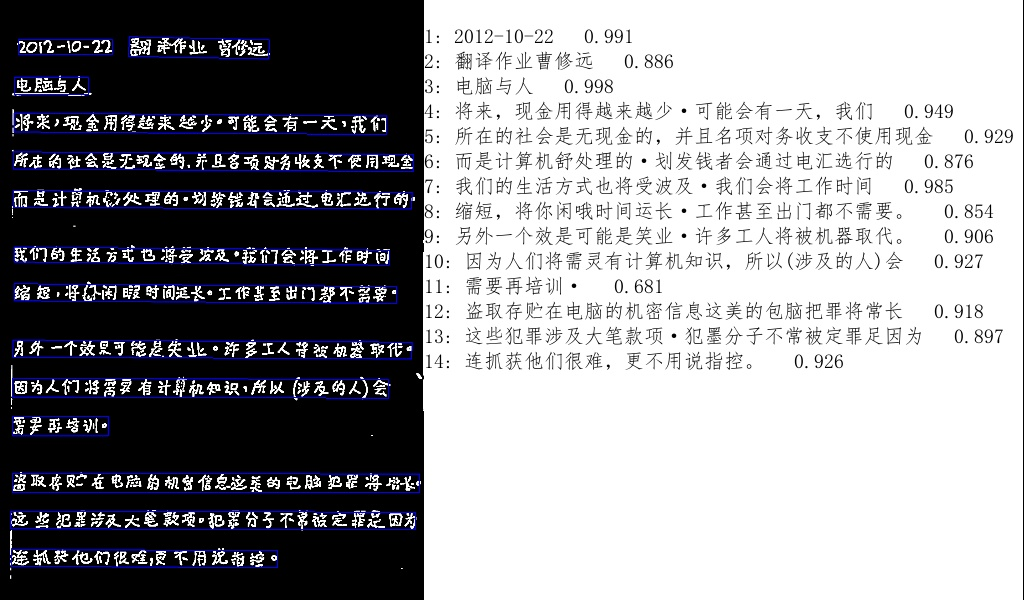
#> input picture image-processing-v2/uploaded_file/2012-10-22-handwriting-small_page1+bounded.jpg, 1024 x 600 px
$ python -i preprocess.py   (imports and definitions only)
#> lines starting #> are read from the running program, lines starting #| are printed output that depends on the picture; after the words box and inside, x2 and y2 are one past the last pixel; in counts of white or black regions, pixels touching at a corner belong together
# === preprocess ===
import cv2
import numpy as np
import os
import threading


def preprocess_image(image_path: str) -> str:
    image = cv2.imread(image_path)
#> image is the input picture: shape (600, 1024, 3); mean B, G, R 155.9, 152.3, 152.3
    if image is None:
        raise FileNotFoundError(f"Image not found or cannot be opened: {image_path}")

    # Grayscale
    gray = cv2.cvtColor(image, cv2.COLOR_BGR2GRAY)
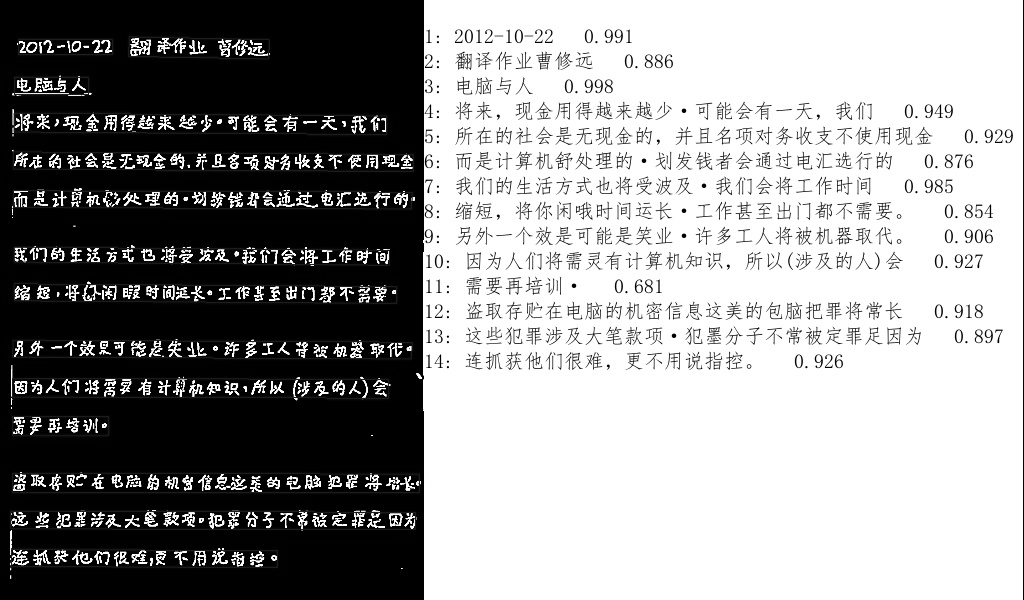
#> gray: shape (600, 1024); min 0, max 255, mean 152.7
    # Denoise
    denoised = cv2.fastNlMeansDenoising(gray, None, h=20, templateWindowSize=8, searchWindowSize=21)
    # Blur
    blurred = cv2.GaussianBlur(denoised, (7, 7), 0)
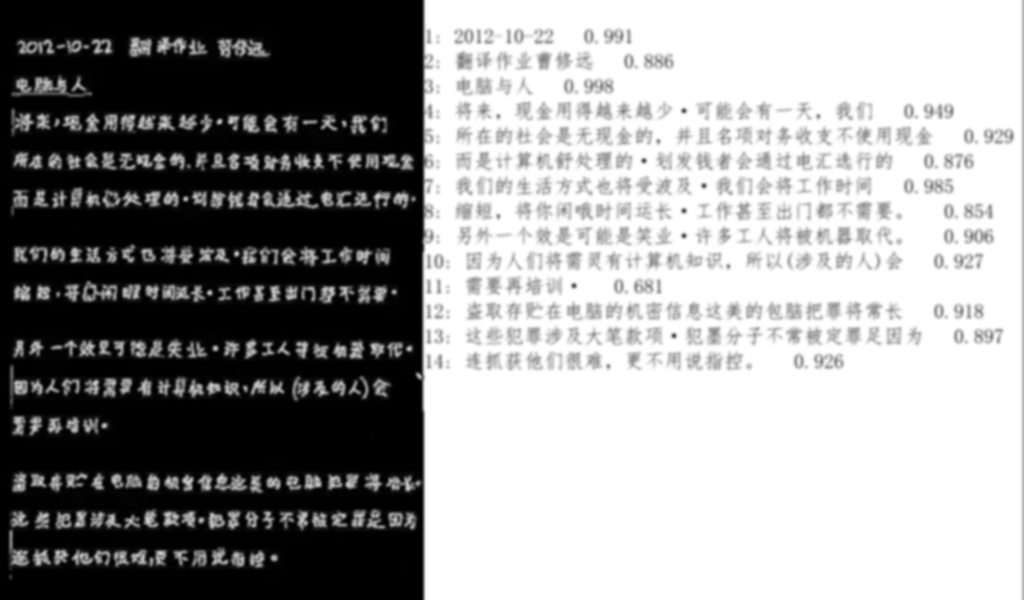
#> blurred: shape (600, 1024); min 0, max 255, mean 152.8
    # Gamma correction
    gamma = 1.5
    inv_gamma = 1.0 / gamma
    table = np.array([((i / 255.0) ** inv_gamma) * 255 for i in range(256)]).astype(np.uint8)
    gamma_corrected = cv2.LUT(blurred, table)
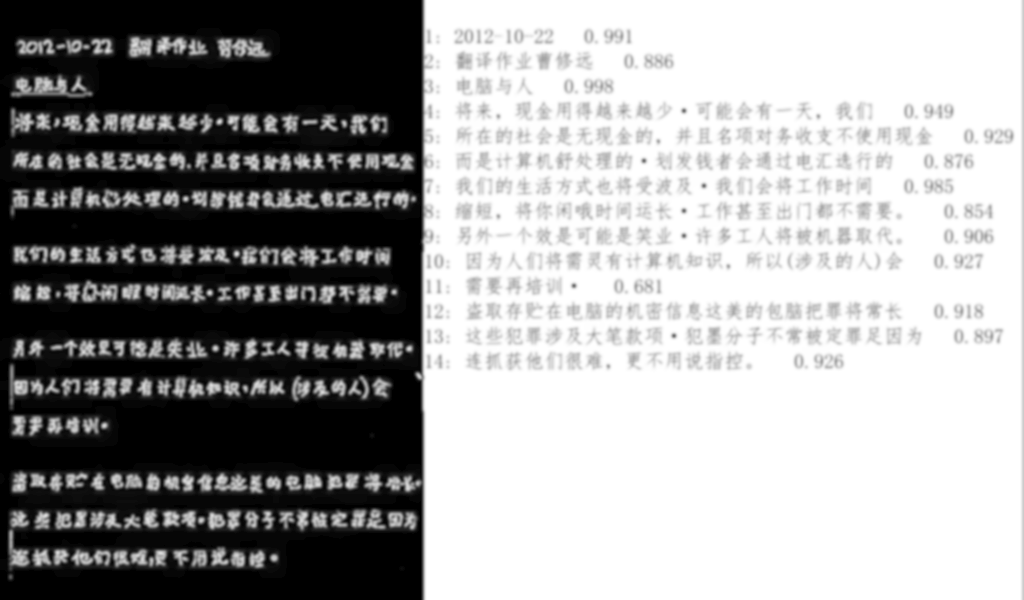
#> gamma_corrected: shape (600, 1024); min 0, max 255, mean 159.1
    # Adaptive threshold
    thresh = cv2.adaptiveThreshold(
        gamma_corrected, 255,
        cv2.ADAPTIVE_THRESH_GAUSSIAN_C,
        cv2.THRESH_BINARY_INV, 19, 19
    )
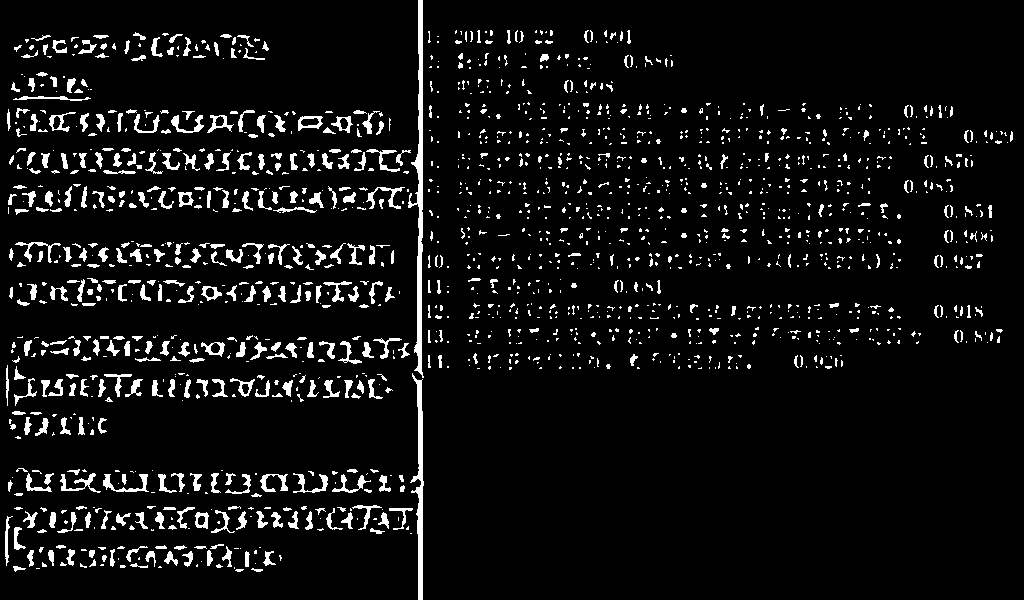
#> thresh: shape (600, 1024); 6.4% white; 1696 white regions (1207 under 20 px), largest, box (x1, y1, x2, y2) and area: (408, 0, 424, 378) 1917, (410, 373, 424, 600) 1174, (103, 474, 149, 492) 275
    # Morphological operations
    kernel = cv2.getStructuringElement(cv2.MORPH_RECT, (3, 3))
    kernel_small = cv2.getStructuringElement(cv2.MORPH_RECT, (2, 2))
    close_morph = cv2.morphologyEx(thresh, cv2.MORPH_CLOSE, kernel, iterations=1)
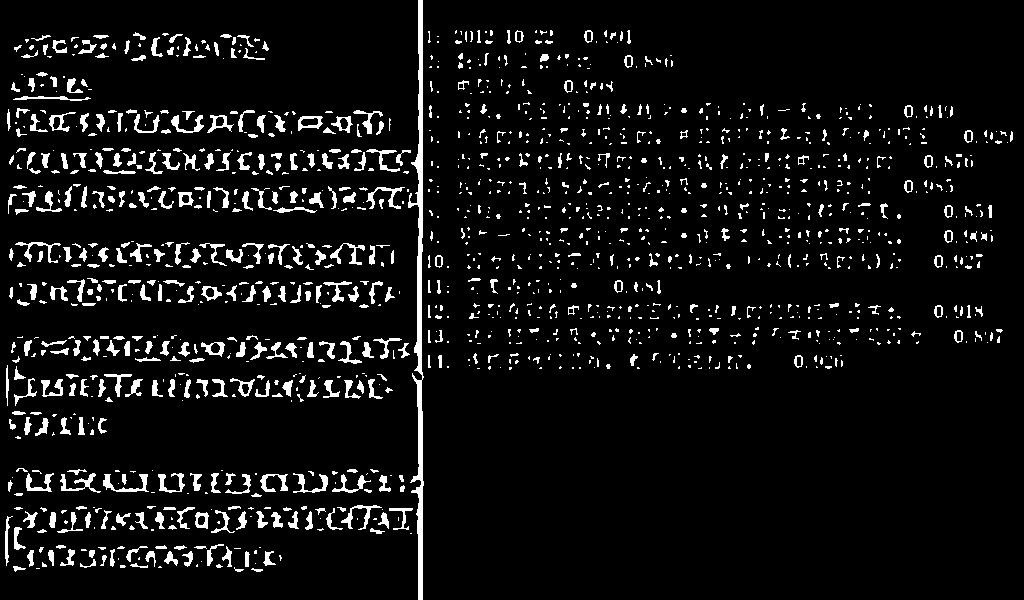
#> close_morph: shape (600, 1024); 6.6% white; 1483 white regions (986 under 20 px), largest, box (x1, y1, x2, y2) and area: (408, 0, 424, 600) 3109, (103, 474, 149, 492) 280, (60, 473, 101, 493) 253
    dilation = cv2.dilate(close_morph, kernel_small, iterations=2)
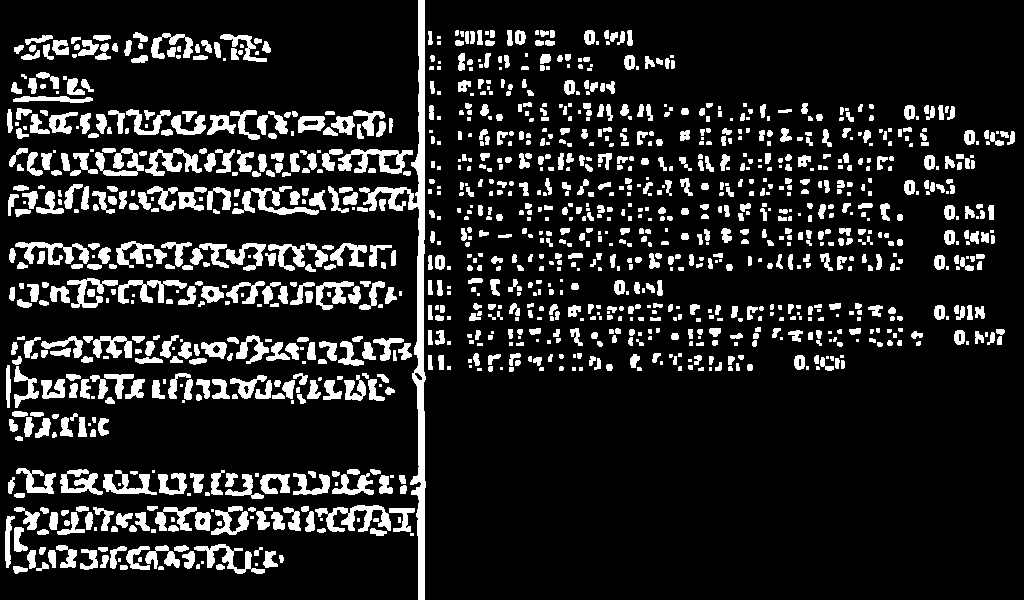
#> dilation: shape (600, 1024); 14.1% white; 1258 white regions (353 under 20 px), largest, box (x1, y1, x2, y2) and area: (359, 0, 426, 600) 5054, (315, 505, 391, 532) 935, (338, 149, 413, 174) 885

    # Save processed
    base, ext = os.path.splitext(image_path)
    out_path = f"{base}_preprocessed.jpg"
    success = cv2.imwrite(out_path, dilation)
    if not success:
        raise IOError(f"Failed to write preprocessed image to: {out_path}")
    return out_path

def light_preprocess_image(image_path: str) -> str:
    image = cv2.imread(image_path)
    if image is None:
        raise FileNotFoundError(f"Image not found or cannot be opened: {image_path}")

    # Grayscale
    gray = cv2.cvtColor(image, cv2.COLOR_BGR2GRAY)
    # Denoise
    denoised = cv2.fastNlMeansDenoising(gray, None, h=20, templateWindowSize=8, searchWindowSize=21)
    # Gamma correction
    gamma = 1.5
    inv_gamma = 1.0 / gamma
    table = np.array([((i / 255.0) ** inv_gamma) * 255 for i in range(256)]).astype(np.uint8)
    gamma_corrected = cv2.LUT(denoised, table)

    # Save processed
    base, ext = os.path.splitext(image_path)
    out_path = f"{base}_preprocessed.jpg"
    success = cv2.imwrite(out_path, gamma_corrected)
    if not success:
        raise IOError(f"Failed to write preprocessed image to: {out_path}")
    return out_path

>>> result = preprocess_image('../../image-processing-v2/uploaded_file/2012-10-22-handwriting-small_page1+bounded.jpg')

$ run again, on image-processing-v2/uploaded_file/2012-10-22-handwriting-small_page1.jpg
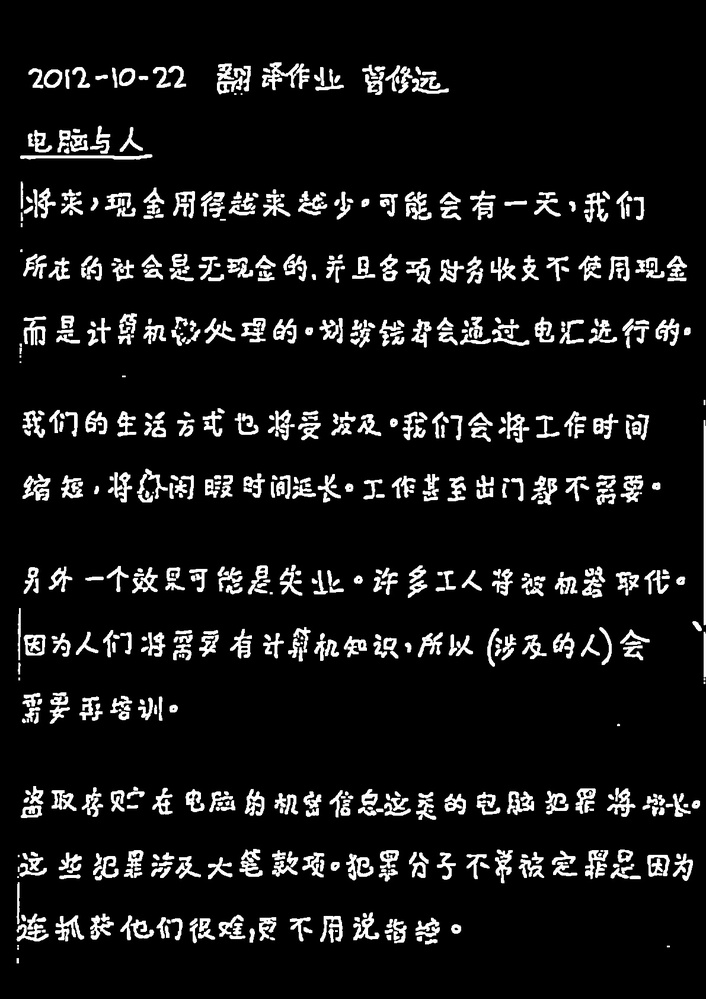
#> input picture image-processing-v2/uploaded_file/2012-10-22-handwriting-small_page1.jpg, 706 x 999 px, shrunk from 1191 x 1684 before the run
#> in preprocess_image, image is the input picture: shape (999, 706, 3); min 0, max 255, mean 22.3
#> in preprocess_image, `thresh = cv2.adaptiveThreshold( gamma_corrected, 255, cv2.ADAPTIVE_THR..`:
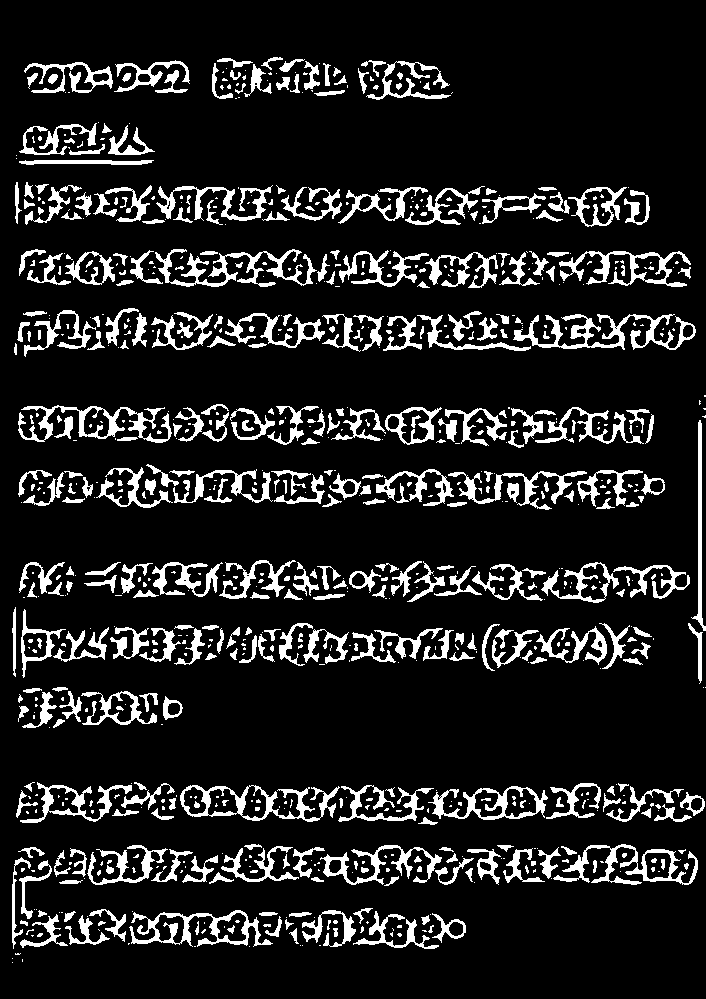
#> thresh: shape (999, 706); 12.6% white; 825 white regions (441 under 20 px), largest, box (x1, y1, x2, y2) and area: (513, 314, 696, 350) 2181, (155, 249, 317, 287) 1934, (180, 785, 340, 822) 1739
#> close_morph: shape (999, 706); 12.9% white; 610 white regions (295 under 20 px), largest, box (x1, y1, x2, y2) and area: (180, 785, 434, 822) 2834, (94, 464, 325, 508) 2456, (130, 249, 330, 287) 2450
#> in preprocess_image, `dilation = cv2.dilate(close_morph, kernel_small, iterations=2)`:
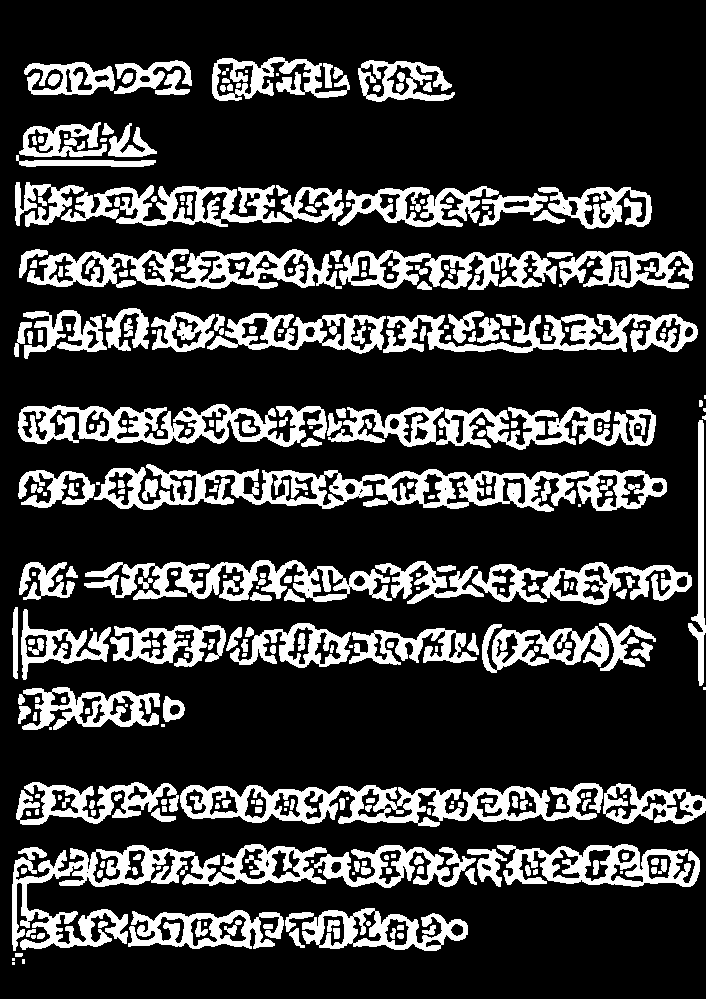
#> dilation: shape (999, 706); 22.4% white; 326 white regions (67 under 20 px), largest, box (x1, y1, x2, y2) and area: (94, 464, 667, 512) 11721, (12, 844, 327, 951) 9272, (180, 783, 603, 827) 8238
